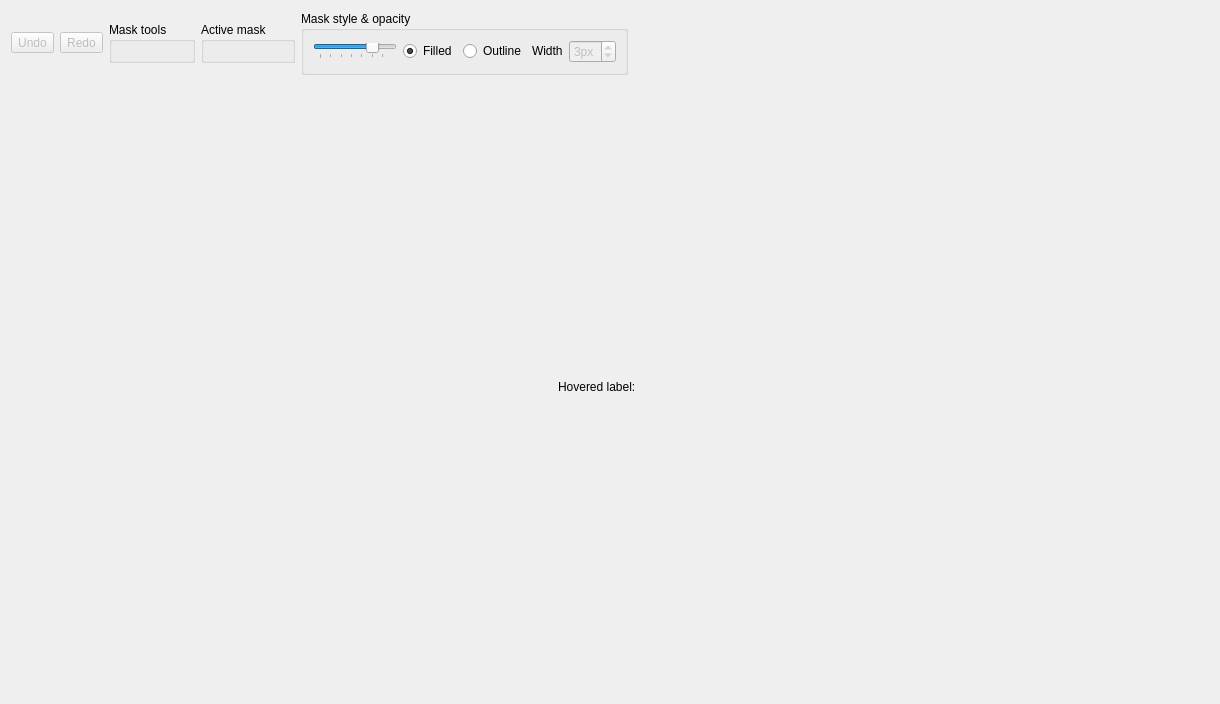
<?xml version="1.0" encoding="UTF-8"?>
<ui version="4.0">
 <class>LabelEditor</class>
 <widget class="QWidget" name="LabelEditor">
  <property name="geometry">
   <rect>
    <x>0</x>
    <y>0</y>
    <width>1220</width>
    <height>704</height>
   </rect>
  </property>
  <property name="sizePolicy">
   <sizepolicy hsizetype="Expanding" vsizetype="Preferred">
    <horstretch>0</horstretch>
    <verstretch>0</verstretch>
   </sizepolicy>
  </property>
  <property name="windowTitle">
   <string>Form</string>
  </property>
  <layout class="QVBoxLayout" name="verticalLayout">
   <item>
    <layout class="QHBoxLayout" name="toolBar">
     <item>
      <widget class="QToolButton" name="tbtnUndo">
       <property name="enabled">
        <bool>false</bool>
       </property>
       <property name="text">
        <string>Undo</string>
       </property>
       <property name="toolButtonStyle">
        <enum>Qt::ToolButtonTextUnderIcon</enum>
       </property>
      </widget>
     </item>
     <item>
      <widget class="QToolButton" name="tbtnRedo">
       <property name="enabled">
        <bool>false</bool>
       </property>
       <property name="text">
        <string>Redo</string>
       </property>
       <property name="toolButtonStyle">
        <enum>Qt::ToolButtonTextUnderIcon</enum>
       </property>
      </widget>
     </item>
     <item>
      <widget class="QGroupBox" name="toolBox">
       <property name="sizePolicy">
        <sizepolicy hsizetype="Fixed" vsizetype="Fixed">
         <horstretch>0</horstretch>
         <verstretch>0</verstretch>
        </sizepolicy>
       </property>
       <property name="title">
        <string>Mask tools</string>
       </property>
       <property name="flat">
        <bool>false</bool>
       </property>
       <property name="checkable">
        <bool>false</bool>
       </property>
       <layout class="QHBoxLayout" name="horizontalLayout"/>
      </widget>
     </item>
     <item>
      <widget class="QGroupBox" name="MaskGroup">
       <property name="sizePolicy">
        <sizepolicy hsizetype="Fixed" vsizetype="Fixed">
         <horstretch>0</horstretch>
         <verstretch>0</verstretch>
        </sizepolicy>
       </property>
       <property name="title">
        <string>Active mask</string>
       </property>
       <layout class="QHBoxLayout" name="horizontalLayout_2"/>
      </widget>
     </item>
     <item>
      <widget class="QGroupBox" name="grpMaskStyle">
       <property name="sizePolicy">
        <sizepolicy hsizetype="Fixed" vsizetype="Fixed">
         <horstretch>0</horstretch>
         <verstretch>0</verstretch>
        </sizepolicy>
       </property>
       <property name="title">
        <string>Mask style &amp;&amp; opacity</string>
       </property>
       <property name="flat">
        <bool>false</bool>
       </property>
       <property name="checkable">
        <bool>false</bool>
       </property>
       <layout class="QHBoxLayout" name="horizontalLayout_3">
        <item>
         <layout class="QVBoxLayout" name="verticalLayout_2">
          <property name="leftMargin">
           <number>0</number>
          </property>
          <item>
           <widget class="QSlider" name="sliderOpacity">
            <property name="maximumSize">
             <size>
              <width>16777215</width>
              <height>16</height>
             </size>
            </property>
            <property name="maximum">
             <number>100</number>
            </property>
            <property name="singleStep">
             <number>5</number>
            </property>
            <property name="value">
             <number>75</number>
            </property>
            <property name="orientation">
             <enum>Qt::Horizontal</enum>
            </property>
            <property name="tickPosition">
             <enum>QSlider::TicksBelow</enum>
            </property>
            <property name="tickInterval">
             <number>15</number>
            </property>
           </widget>
          </item>
         </layout>
        </item>
        <item alignment="Qt::AlignVCenter">
         <widget class="QRadioButton" name="btnFilledStyle">
          <property name="text">
           <string>Filled</string>
          </property>
          <property name="checkable">
           <bool>true</bool>
          </property>
          <property name="checked">
           <bool>true</bool>
          </property>
          <property name="autoExclusive">
           <bool>true</bool>
          </property>
         </widget>
        </item>
        <item>
         <widget class="QRadioButton" name="btnOutlineStyle">
          <property name="text">
           <string>Outline</string>
          </property>
          <property name="checkable">
           <bool>true</bool>
          </property>
          <property name="autoExclusive">
           <bool>true</bool>
          </property>
         </widget>
        </item>
        <item>
         <widget class="QLabel" name="label">
          <property name="sizePolicy">
           <sizepolicy hsizetype="Minimum" vsizetype="Fixed">
            <horstretch>0</horstretch>
            <verstretch>0</verstretch>
           </sizepolicy>
          </property>
          <property name="text">
           <string>Width</string>
          </property>
         </widget>
        </item>
        <item>
         <widget class="QSpinBox" name="spinOutlineWidth">
          <property name="enabled">
           <bool>false</bool>
          </property>
          <property name="suffix">
           <string>px</string>
          </property>
          <property name="minimum">
           <number>1</number>
          </property>
          <property name="maximum">
           <number>7</number>
          </property>
          <property name="value">
           <number>3</number>
          </property>
         </widget>
        </item>
       </layout>
      </widget>
     </item>
     <item>
      <spacer name="horizontalSpacer_3">
       <property name="orientation">
        <enum>Qt::Horizontal</enum>
       </property>
       <property name="sizeHint" stdset="0">
        <size>
         <width>40</width>
         <height>20</height>
        </size>
       </property>
      </spacer>
     </item>
    </layout>
   </item>
   <item>
    <layout class="QHBoxLayout" name="center">
     <item>
      <layout class="QVBoxLayout" name="photo_view">
       <property name="leftMargin">
        <number>0</number>
       </property>
       <property name="bottomMargin">
        <number>0</number>
       </property>
       <item>
        <layout class="QHBoxLayout" name="controls">
         <item>
          <spacer name="hspcLeft">
           <property name="orientation">
            <enum>Qt::Horizontal</enum>
           </property>
           <property name="sizeHint" stdset="0">
            <size>
             <width>40</width>
             <height>20</height>
            </size>
           </property>
          </spacer>
         </item>
         <item>
          <layout class="QHBoxLayout" name="layoutLabelInfo">
           <property name="leftMargin">
            <number>0</number>
           </property>
           <item>
            <widget class="QLabel" name="lblHovered">
             <property name="text">
              <string>Hovered label:</string>
             </property>
            </widget>
           </item>
           <item>
            <widget class="QLabel" name="lblLabelIcon">
             <property name="text">
              <string/>
             </property>
            </widget>
           </item>
           <item>
            <widget class="QLabel" name="lblLabelInfo">
             <property name="text">
              <string/>
             </property>
            </widget>
           </item>
          </layout>
         </item>
         <item>
          <spacer name="hspcRight">
           <property name="orientation">
            <enum>Qt::Horizontal</enum>
           </property>
           <property name="sizeHint" stdset="0">
            <size>
             <width>40</width>
             <height>20</height>
            </size>
           </property>
          </spacer>
         </item>
        </layout>
       </item>
      </layout>
     </item>
    </layout>
   </item>
  </layout>
 </widget>
 <resources/>
 <connections/>
</ui>
